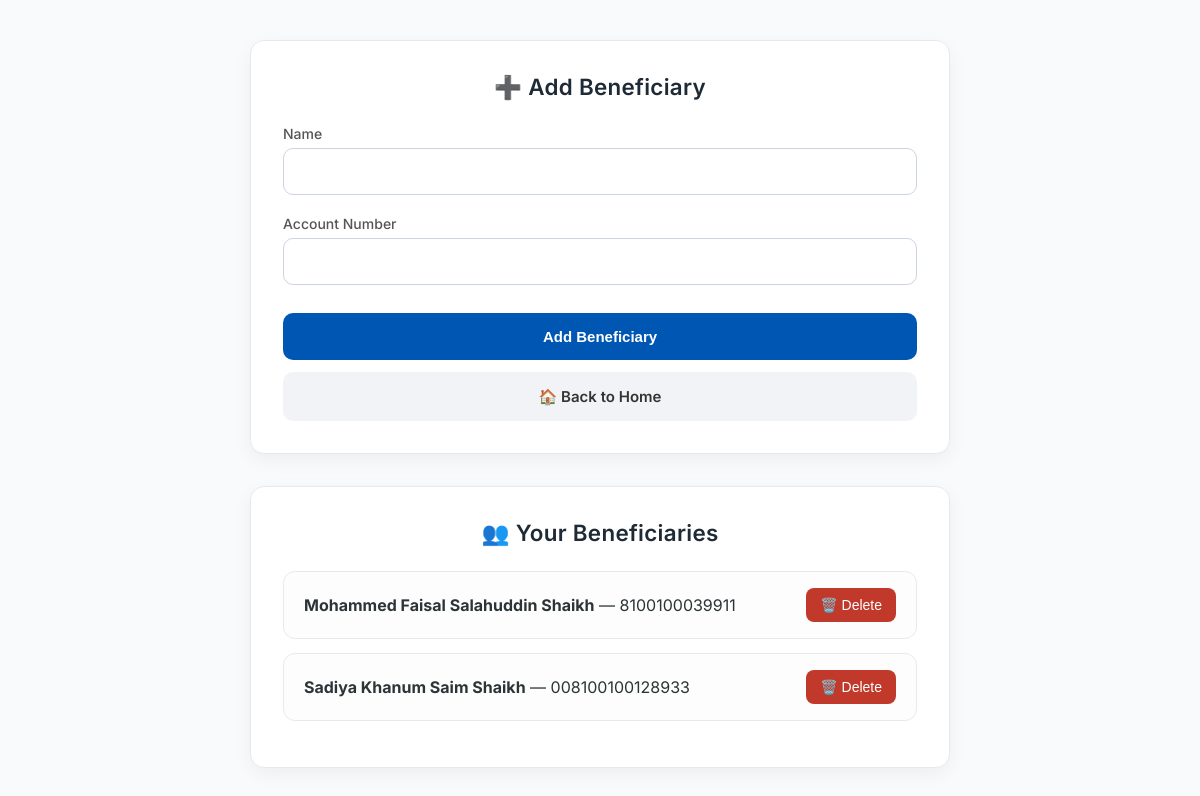
The app's page /add_beneficiary (signed in) with its own data.
### tables this page shows
CREATE TABLE beneficiaries (
        id INTEGER PRIMARY KEY AUTOINCREMENT,
        user_id INTEGER NOT NULL,
        name TEXT NOT NULL,
        account_no TEXT NOT NULL,
        FOREIGN KEY (account_no) REFERENCES accounts(account_no),
        FOREIGN KEY (user_id) REFERENCES users(id)
    );

### app.py (the view, shortened to what this page needs)
@app.route('/add_beneficiary', methods=['GET', 'POST'])
def add_beneficiary():
    if 'user_id' not in session:
        flash('Please log in to manage beneficiaries.', 'error')
        return redirect(url_for('login'))
    db = get_db()  # use helper
    cursor = db.cursor()
    cursor.execute('SELECT name, account_no FROM beneficiaries WHERE user_id = ?',
                   (session['user_id'],))
    beneficiaries = cursor.fetchall()
    return render_template('add_beneficiary.html', beneficiaries=beneficiaries)

### db.py (called while the page is built)
def get_db():
    if 'db' not in g:
        g.db = sqlite3.connect(DATABASE, timeout=5, check_same_thread=False)
        g.db.row_factory = sqlite3.Row
    return g.db

### templates/add_beneficiary.html (shortened to what this page needs)
<!DOCTYPE html>
<html lang="en">
<head>
</head>
<body>
  <div class="container">
    <div class="card">
      <h2>➕ Add Beneficiary</h2>
      <form method="post">
        <label for="name">Name</label>
        <input type="text" name="name" required>
        <label for="account_no">Account Number</label>
        <input type="text" name="account_no" required>
        <button type="submit" class="primary-btn">Add Beneficiary</button>
      </form>
      <a href="{{ url_for('home') }}" class="secondary-btn">🏠 Back to Home</a>
    </div>
    <div class="card beneficiary-list">
      <h3>👥 Your Beneficiaries</h3>
      {% if beneficiaries %}
      <ul>
        {% for b in beneficiaries %}
          <li>
            <span><strong>{{ b.name }}</strong> — {{ b.account_no }}</span>
            <form action="{{ url_for('delete_beneficiary') }}" method="POST" class="delete-form">
              <button type="submit" class="delete-button" onclick="return confirm('Are you sure you want to delete {{ b.name }}?');">🗑️ Delete</button>
            </form>
          </li>
        {% endfor %}
      </ul>
      {% else %}
      <p class="empty-message">No beneficiaries added yet.</p>
      {% endif %}
    </div>
  </div>
</body>
</html>

### templates/add_beneficiary.html (style rules this page uses)
* { box-sizing: border-box; margin: 0; padding: 0; }
body { font-family: 'Inter', sans-serif; background: #f9fafc; color: #2d3436; padding: 40px; }
.container { max-width: 700px; margin: auto; }
.card { background: #fff; border-radius: 14px; padding: 32px; margin-bottom: 32px; border: 1px solid #e6eaf0; box-shadow: 0 6px 18px rgba(0,0,0,0.05); transition: box-shadow 0.3s ease; }
h2, h3 { text-align: center; margin-bottom: 24px; font-weight: 600; font-size: 1.4rem; color: #1e2a35; letter-spacing: 0.3px; }
label { display: block; margin-top: 20px; font-weight: 500; color: #555; font-size: 14px; }
input { width: 100%; padding: 14px; margin-top: 6px; border-radius: 10px; border: 1px solid #ccd4e0; font-size: 15px; background-color: #fff; transition: border-color 0.2s ease, box-shadow 0.2s ease; }
.primary-btn, .secondary-btn { margin-top: 28px; width: 100%; padding: 15px; border: none; border-radius: 10px; font-size: 15px; font-weight: 600; cursor: pointer; transition: background-color 0.3s ease; text-align: center; display: inline-block; text-decoration: none; }
.primary-btn { background: #0056b3; color: #fff; }
.secondary-btn { background: #f1f3f6; color: #333; margin-top: 12px; }
.beneficiary-list ul { list-style: none; padding: 0; }
.beneficiary-list li { background-color: #fdfdfd; padding: 16px 20px; border-radius: 12px; margin-bottom: 14px; display: flex; justify-content: space-between; align-items: center; border: 1px solid #e6eaf0; transition: background-color 0.2s ease; }
.delete-button { background-color: #c0392b; color: white; border: none; padding: 9px 14px; border-radius: 8px; font-size: 14px; font-weight: 500; cursor: pointer; transition: background-color 0.3s ease; }

### records on screen
beneficiaries: name "Mohammed Faisal Salahuddin Shaikh", account_no "8100100039911"
beneficiaries: name "Sadiya Khanum Saim Shaikh", account_no "008100100128933"
